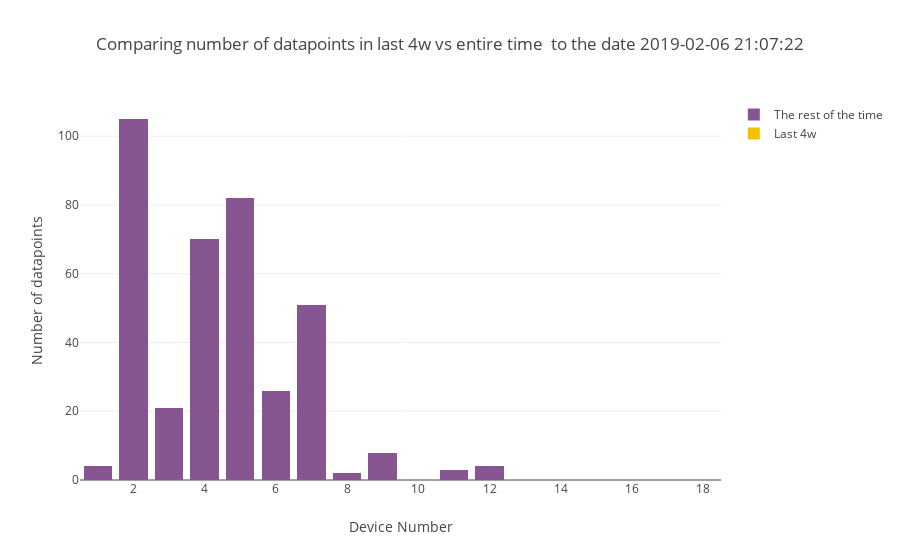

The cell this chart's notebook holds for it:
### Markdown cell above
Plotting combined barchart - entire number of datapoints vs number of datapoints in last 4 weeks.

### Code cell
combined_bar_plot_2traces(xvalues=device_numbers,
                          yvalues1=download_counts_time,
                          yvalues2=[a - b for a, b in zip(download_counts, download_counts_time)],
                          name1='Last '+time_interval,
                          name2='The rest of the time',
                          title="Comparing number of datapoints in last "+time_interval+" vs entire time "+ title_tail,
                          ytitle="Number of datapoints")

### Figure 1 — Plotly figure (JSON) as saved in the notebook; plotly's stock layout.template omitted (floating-point values rounded to 4 significant figures)
{"data": [{"marker": {"color": "#F3C300"}, "name": "Last 4w", "type": "bar", "uid": "61fa8156-ec1f-42af-8136-62e26dd92aac", "x": [1, 2, 3, 4, 5, 6, 7, 8, 9, 10, 11, 12, 14, 15, 16, 17, 18], "y": [0, 0, 0, 0, 0, 0, 0, 0, 0, 0, 0, 0, 0, 0, 0, 0, 0]}, {"marker": {"color": "#875692"}, "name": "The rest of the time", "type": "bar", "uid": "240cecfb-1ae8-4bda-a182-0367945389a6", "x": [1, 2, 3, 4, 5, 6, 7, 8, 9, 10, 11, 12, 14, 15, 16, 17, 18], "y": [4, 105, 21, 70, 82, 26, 51, 2, 8, 0, 3, 4, 0, 0, 0, 0, 0]}], "layout": {"barmode": "stack", "title": {"text": "Comparing number of datapoints in last 4w vs entire time  to the date 2019-02-06 21:07:22"}, "xaxis": {"title": {"text": "Device Number"}}, "yaxis": {"title": {"text": "Number of datapoints"}}}}
